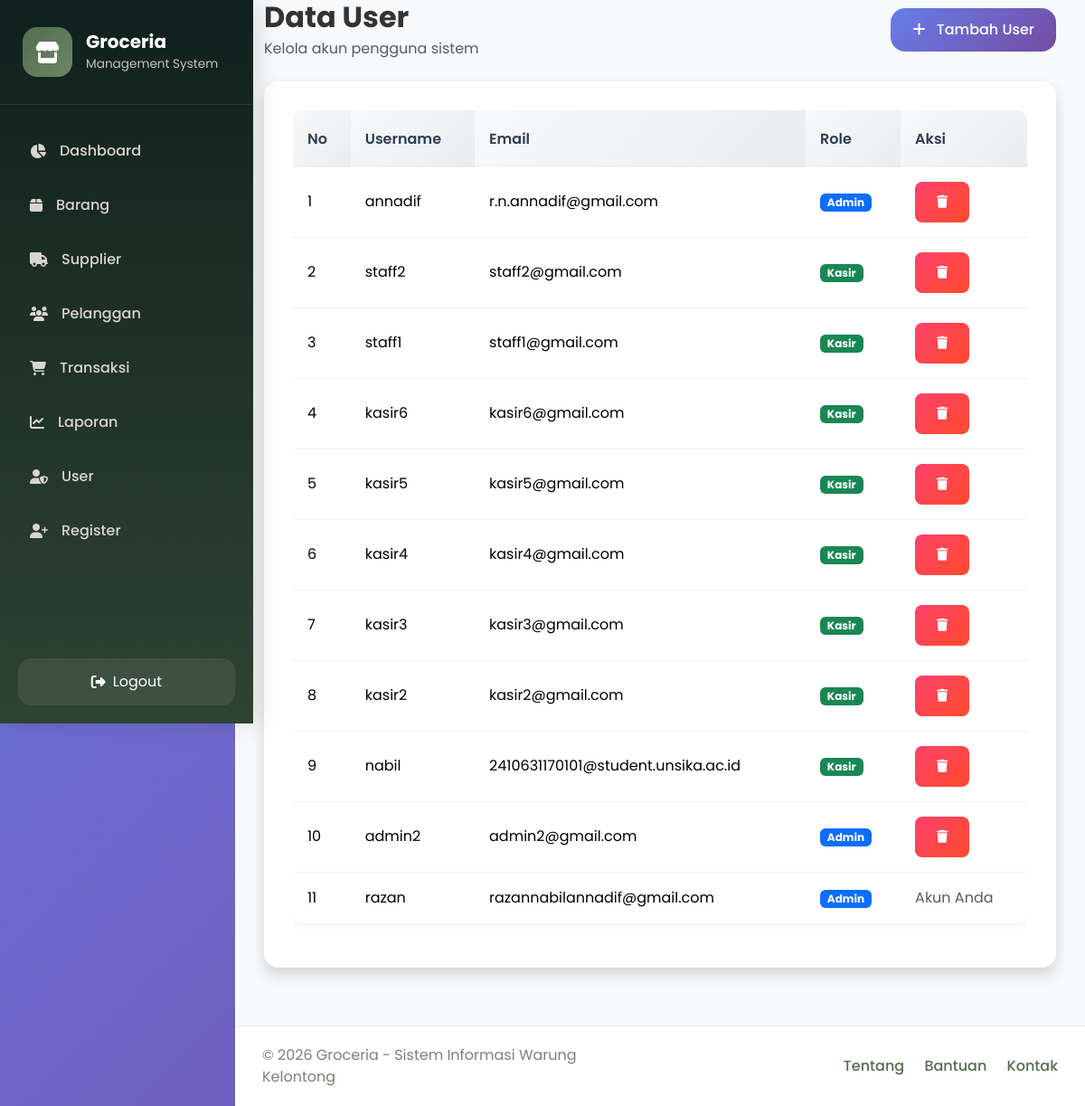
The app's page /user/index.php (signed in) with its own data.
### tables this page shows
CREATE TABLE `user` (
  `id_user` int(11) NOT NULL,
  `email` varchar(100) DEFAULT NULL,
  `username` varchar(50) DEFAULT NULL,
  `password` varchar(255) DEFAULT NULL,
  `role` enum('admin','kasir') DEFAULT NULL
);

### user/index.php (the view, shortened to what this page needs)
<?php
require '../config/koneksi.php';
$queryUser = mysqli_query($conn,"
    SELECT *
    FROM user
    ORDER BY id_user DESC
");
?>
<!DOCTYPE html>
<html lang="id">
<head>
    <link href="https://cdn.jsdelivr.net/npm/bootstrap@5.3.3/dist/css/bootstrap.min.css"
          rel="stylesheet">
    <link href="https://cdnjs.cloudflare.com/ajax/libs/font-awesome/6.5.1/css/all.min.css"
          rel="stylesheet">
    <link href="../assets/css/style.css"
          rel="stylesheet">
</head>
<body>
<div class="wrapper">
    <?php include '../templates/sidebar.php'; ?>
    <div class="main-content">
        <div class="content-body">
            <div class="container-fluid">
                <div class="d-flex justify-content-between align-items-center mb-4">
                    <div>
                        <h2 class="fw-bold mb-1">
                        </h2>
                        <p class="text-muted mb-0">
                            Kelola akun pengguna sistem
                        </p>
                    </div>
                    <a href="../register.php"
                       class="btn btn-primary rounded-4">
                        <i class="fas fa-plus me-2"></i>
                        Tambah User
                    </a>
                </div>
                <div class="card border-0 shadow rounded-4">
                    <div class="card-body">
                        <div class="table-responsive">
                            <table class="table align-middle">
                                <thead>
                                    <tr>
                                        <th>No</th>
                                        <th>Username</th>
                                        <th>Email</th>
                                        <th>Role</th>
                                        <th>Aksi</th>
                                    </tr>
                                </thead>
                                <tbody>
                                <?php
                                $no = 1;
                                while($user = mysqli_fetch_assoc($queryUser)):
                                ?>
                                    <tr>
                                        <td><?= $no++; ?></td>
                                        <td>
                                            <?= $user['username']; ?>
                                        </td>
                                        <td>
                                            <?= $user['email']; ?>
                                        </td>
                                        <td>
                                            <?php if($user['role'] == 'admin'): ?>
                                                <span class="badge bg-primary">
                                                    Admin
                                                </span>
                                            <?php else: ?>
                                                <span class="badge bg-success">
                                                    Kasir
                                                </span>
                                            <?php endif; ?>
                                        </td>
                                        <td>
                                            <?php if($user['id_user'] != $_SESSION['id_user']): ?>
                                            <a href="delete.php?id=<?= $user['id_user']; ?>"
                                               class="btn btn-danger btn-sm rounded-3"
                                               onclick="return confirm('Yakin ingin menghapus user ini?')">
                                                <i class="fas fa-trash"></i>
                                            </a>
                                            <?php else: ?>
                                                <span class="text-muted">
                                                    Akun Anda
                                                </span>
                                            <?php endif; ?>
                                        </td>
                                    </tr>
                                <?php endwhile; ?>
                                </tbody>
                            </table>
                        </div>
                    </div>
                </div>
            </div>
        </div>
        <?php include '../templates/footer.php'; ?>
    </div>
</div>
</body>
</html>

### assets/css/style.css (style rules this page uses)
* { margin: 0; padding: 0; box-sizing: border-box; }
body { font-family: 'Poppins', sans-serif; background: linear-gradient(135deg, #667eea 0%, #764ba2 100%); min-height: 100vh; color: #333; }
.container-fluid { padding: 0; }
.wrapper { display: flex; min-height: 100vh; }
.main-content { flex: 1; margin-left: 260px; transition: all 0.3s ease; min-height: 100vh; background: #f8f9fa; }
.content-body { padding: 0 2rem 2rem; }
.card { background: white; border: none; border-radius: 16px; box-shadow: 0 4px 20px rgba(0,0,0,0.08); overflow: hidden; transition: all 0.3s ease; margin-bottom: 2rem; }
.card-body { padding: 2rem; }
.btn { border-radius: 10px; font-weight: 500; padding: 0.75rem 1.5rem; transition: all 0.3s ease; border: none; text-transform: none; }
.btn-primary { background: linear-gradient(135deg, #667eea 0%, #764ba2 100%); border: none; }
.btn-danger { background: linear-gradient(135deg, #ff416c 0%, #ff4b2b 100%); }
.table { background: white; border-radius: 12px; overflow: hidden; box-shadow: 0 2px 10px rgba(0,0,0,0.05); }
.table thead th { background: linear-gradient(135deg, #f8f9fa 0%, #e9ecef 100%); border: none; font-weight: 600; color: #2c3e50; padding: 1.2rem 1rem; }
.table tbody td { padding: 1rem; vertical-align: middle; border-color: #f1f3f4; }
.card { animation: fadeInUp 0.6s ease forwards; }

### records on screen
user: username "annadif", email "r.n.annadif@gmail.com", role "Admin"
user: username "staff2", email "staff2@gmail.com", role "Kasir"
user: username "staff1", email "staff1@gmail.com", role "Kasir"
user: username "kasir6", email "kasir6@gmail.com", role "Kasir"
user: username "kasir5", email "kasir5@gmail.com", role "Kasir"
user: username "kasir4", email "kasir4@gmail.com", role "Kasir"
user: username "kasir3", email "kasir3@gmail.com", role "Kasir"
user: username "kasir2", email "kasir2@gmail.com", role "Kasir"
user: username "nabil", email "2410631170101@student.unsika.ac.id", role "Kasir"
user: username "admin2", email "admin2@gmail.com", role "Admin"
user: username "razan", email "razannabilannadif@gmail.com", role "Admin", shows "Akun Anda"
